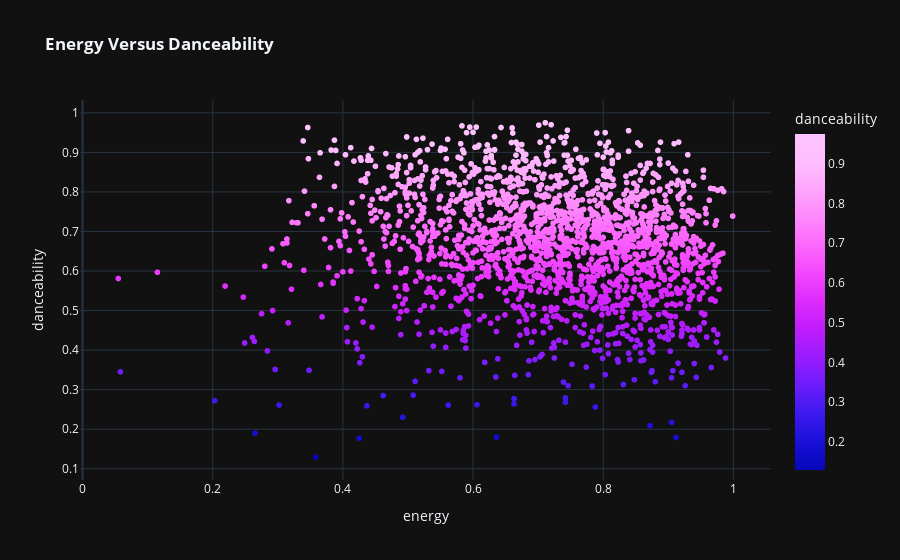

Here is the notebook cell this chart was saved with:
### Markdown cell above
## How about Energy score and Danceability score?

### Code cell
px.scatter(df,x='energy',y='danceability',color='danceability',color_continuous_scale=px.colors.sequential.Plotly3,template='plotly_dark',title='<b>Energy Versus Danceability')

### Figure 1 — Plotly figure (JSON) as saved in the notebook; plotly's stock layout.template omitted (floating-point values rounded to 4 significant figures; data arrays with more than 128 entries replaced by an {"elided": "..."} marker saying what was removed)
{"data": [{"hovertemplate": "energy=%{x}<br>danceability=%{marker.color}<extra></extra>", "legendgroup": "", "marker": {"color": {"elided": "2000 float values"}, "coloraxis": "coloraxis", "symbol": "circle"}, "mode": "markers", "name": "", "showlegend": false, "type": "scattergl", "x": {"elided": "2000 float values"}, "xaxis": "x", "y": {"elided": "2000 float values"}, "yaxis": "y"}], "layout": {"coloraxis": {"colorbar": {"title": {"text": "danceability"}}, "colorscale": [[0, "#0508b8"], [0.08333, "#1910d8"], [0.1667, "#3c19f0"], [0.25, "#6b1cfb"], [0.3333, "#981cfd"], [0.4167, "#bf1cfd"], [0.5, "#dd2bfd"], [0.5833, "#f246fe"], [0.6667, "#fc67fd"], [0.75, "#fe88fc"], [0.8333, "#fea5fd"], [0.9167, "#febefe"], [1, "#fec3fe"]]}, "legend": {"tracegroupgap": 0}, "title": {"text": "<b>Energy Versus Danceability"}, "xaxis": {"anchor": "y", "domain": [0, 1], "title": {"text": "energy"}}, "yaxis": {"anchor": "x", "domain": [0, 1], "title": {"text": "danceability"}}}}
